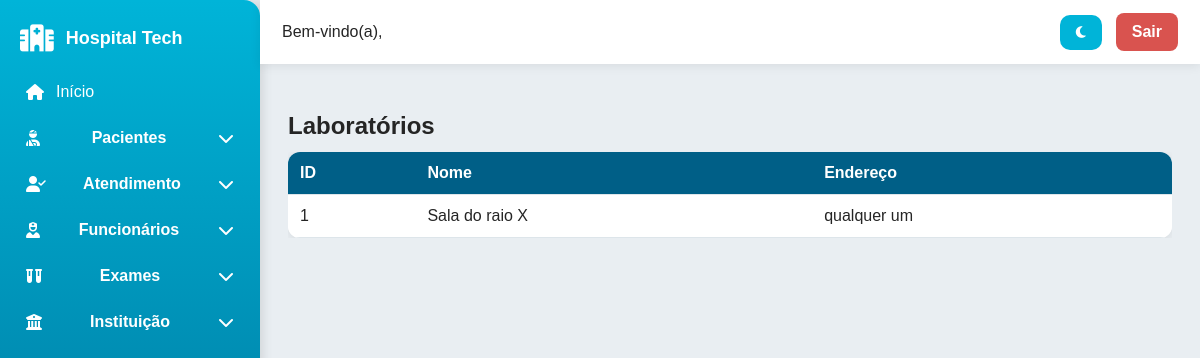
The app's page /sistema/consultar-laboratorio/ (signed in) with its own data.
### hospitalCC/models.py (models this page shows, shortened)
class Laboratorio(models.Model):
    id_laboratorio = models.AutoField(primary_key=True)
    nome = models.CharField(max_length=100)
    endereco = models.CharField(max_length=255)

### hospitalCC/views.py (the view)
    def wrapper(request, *args, **kwargs):
        if not request.session.get("usuario_id"):
            return redirect("login")
        return view_func(request, *args, **kwargs)

### hospitalCC/views.py (called while the page is built)
def require_login(view_func):
    def wrapper(request, *args, **kwargs):
        if not request.session.get("usuario_id"):
            return redirect("login")
        return view_func(request, *args, **kwargs)
    return wrapper

@require_login
def consultar_laboratorio(request):
    dados = Laboratorio.objects.all()
    return render(request, 'consultar/laboratorio.html', {'dados': dados})

### hospitalCC/TEMPLATES/consultar/laboratorio.html (shortened to what this page needs)
{% extends 'baseFuncionario.html' %}
{% block content %}
<h2>Laboratórios</h2>
<div class="table-container">
<table>
<thead><tr><th>ID</th><th>Nome</th><th>Endereço</th></tr></thead>
<tbody>
{% for item in dados %}
<tr>
<td>{{ item.id_laboratorio }}</td>
<td>{{ item.nome }}</td>
<td>{{ item.endereco }}</td>
</tr>
{% empty %}
<tr><td colspan="3">Nenhum laboratório encontrado.</td></tr>
{% endfor %}
</tbody>
</table>
</div>
{% endblock %}

### hospitalCC/static/css/style.css (style rules this page uses)
:root { --bg: #ffffff; --bg-secondary: #f5f5f5; --text: #222; --border: #ddd; --primary: #0066ff; }
body { background: var(--bg); color: var(--text); transition: background 0.25s ease, color 0.25s ease; }
.card, .sidebar, .topbar, table, input, select, textarea { transition: background 0.25s ease, color 0.25s ease, border 0.25s ease; }
:root { --primary: #00B4D8; --primary-dark: #005F87; --accent: #CAF0F8; --bg: #E9EEF2; --bg-card: #FFFFFF; --text: #252525; --text-light: #6A6A6A; --border: #DDE5EA; --shadow: rgba(0,0,0,0.08); --shadow-strong: rgba(0,0,0,0.12); --radius: 10px; --radius-lg: 14px; --transition: 0.22s ease; }
* { box-sizing:border-box; margin:0; padding:0; font-family:'Poppins',Arial,sans-serif; }
html,body { width:100%; height:100%; background:var(--bg); color:var(--text); transition:var(--transition); }
body { display:flex; overflow-x:hidden; }
.table-container { overflow-x:auto; margin-top:12px; }
table { width:100%; border-collapse:collapse; background:var(--bg-card); border-radius:12px; overflow:hidden; box-shadow:0 2px 10px var(--shadow); }
thead { background:var(--primary-dark); color:#fff; }
th,td { padding:12px; border-bottom:1px solid var(--border); text-align:left; }
tbody tr { background: var(--bg-card) !important; color: var(--text) !important; }

### records on screen
Laboratorio: id_laboratorio "1", nome "Sala do raio X", endereco "qualquer um"
